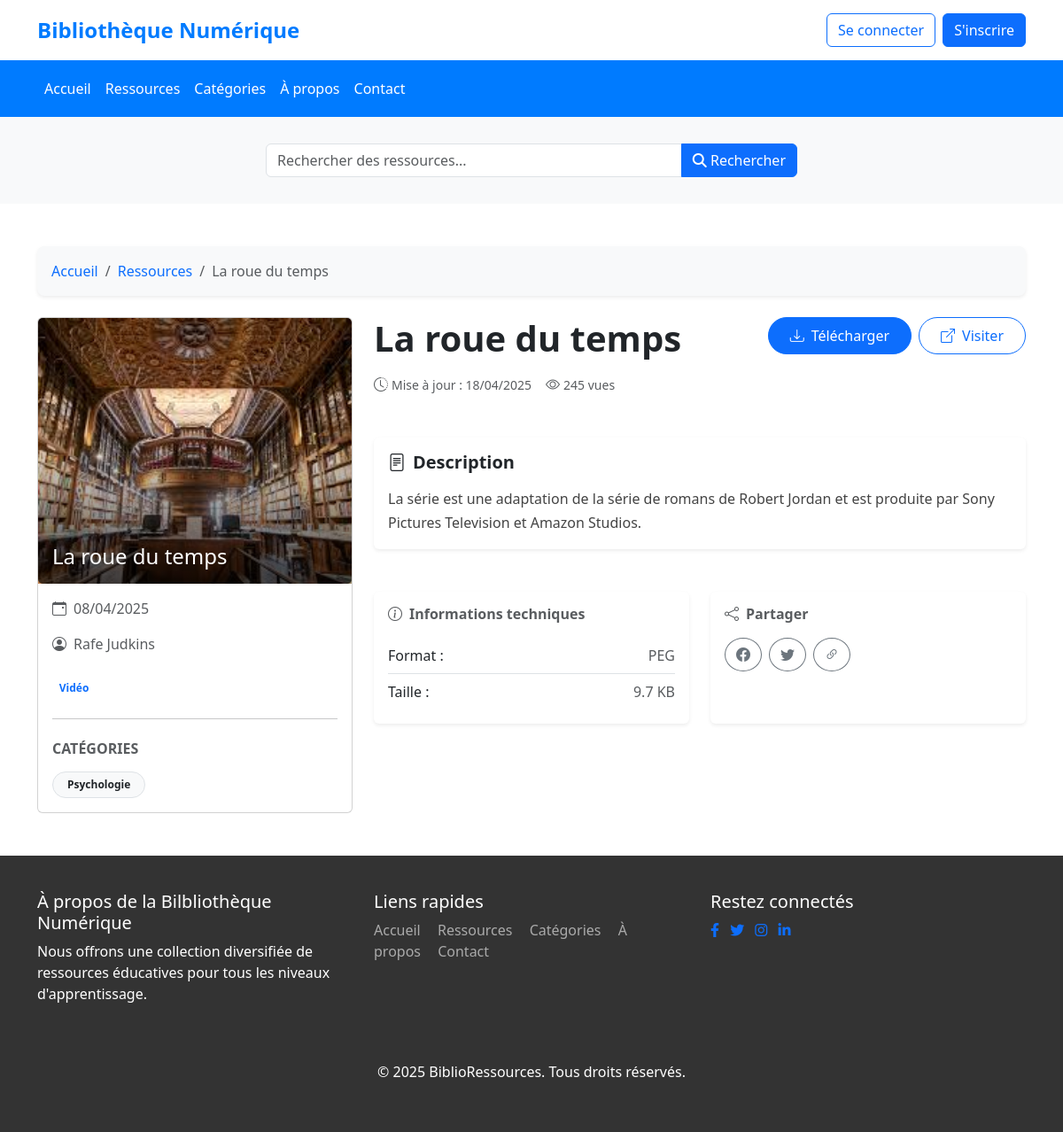
Screenshot of /library/ressources/2/ with the database file from the repository.
### library/models.py (models this page shows, shortened)
class Ressource(models.Model):
    RESSOURCE_TYPES = (
        ('book', 'Livre'),
        ('article', 'Article'),
        ('document', 'Document'),
        ('video', 'Vidéo'),
        ('audio', 'Audio'),
    )
    title = models.CharField(max_length=200)
    description = models.TextField()
    author = models.CharField(max_length=200)
    publication_date = models.DateField()
    ressource_type = models.CharField(max_length=20, choices=RESSOURCE_TYPES)
    file = models.FileField(upload_to='ressources/', blank=True, null=True)
    url = models.URLField(blank=True, null=True)
    thumbnail = models.ImageField(upload_to='thumbnails/', blank=True, null=True)
    categories = models.ManyToManyField(Category, related_name='ressources')
    created_at = models.DateTimeField(auto_now_add=True)
    updated_at = models.DateTimeField(auto_now=True)

class Category(models.Model):
    name = models.CharField(max_length=100)
    description = models.TextField(blank=True, null=True)
    class Meta:
        verbose_name_plural = "Categories"

### library/views.py (the view)
# urls.py: path('ressources/<int:pk>/', views.ressource_detail, name='ressource_detail'),
def ressource_detail(request, pk):
    ressource = get_object_or_404(Ressource, pk=pk)
    return render(request, 'ressources/ressource_detail.html', {'ressource': ressource})

### library/templates/ressources/ressource_detail.html (shortened to what this page needs)
{% extends 'library/base.html' %}
{% block content %}
<nav aria-label="breadcrumb" class="mb-4 bg-light rounded-3 p-3 shadow-sm">
    <ol class="breadcrumb mb-0">
        <li class="breadcrumb-item"><a href="{%url 'library:home' %}" class="text-decoration-none">Accueil</a></li>
        <li class="breadcrumb-item"><a href="#" class="text-decoration-none">Ressources</a></li>
        <li class="breadcrumb-item active" aria-current="page">{{ ressource.title|truncatechars:30 }}</li>
    </ol>
</nav>
<div class="row g-4">
    <div class="col-lg-4">
        <div class="card shadow-lg-hover h-100 transition-all">
            <div class="position-relative">
                <img src="{% if ressource.image %}{{ ressource.image.url }}{% else %}/static/images/default-thumbnail.jpeg{% endif %}"
                     alt="{{ ressource.title }}"
                     class="card-img-top object-fit-cover"
                     style="height: 300px;">
                <div class="card-img-overlay d-flex flex-column justify-content-end bg-gradient-overlay">
                    <h2 class="h4 text-white mb-0">{{ ressource.title }}</h2>
                </div>
            </div>
            <div class="card-body">
                <div class="d-flex flex-column gap-3">
                    <div class="d-flex gap-2 align-items-center text-muted">
                        <i class="bi bi-calendar-event"></i>
                        <span>{{ ressource.publication_date|date:"d/m/Y" }}</span>
                    </div>
                    <div class="d-flex gap-2 align-items-center text-muted">
                        <i class="bi bi-person-circle"></i>
                        <span>{{ ressource.author|default:"Auteur inconnu" }}</span>
                    </div>
                    <div class="mt-2">
                        <span class="badge bg-primary-soft text-primary rounded-pill">
                            {{ ressource.get_ressource_type_display }}
                        </span>
                    </div>
                </div>
                <hr class="my-4">
                <h5 class="h6 text-uppercase fw-bold text-muted mb-3">Catégories</h5>
                <div class="d-flex flex-wrap gap-2">
                    {% for category in ressource.categories.all %}
                    <a href="#" class="badge bg-light text-dark border rounded-pill px-3 py-2 text-decoration-none hover-scale">
                        {{ category.name }}
                    </a>
                    {% empty %}
                    <span class="text-muted">Aucune catégorie</span>
                    {% endfor %}
                </div>
            </div>
        </div>
    </div>
    <div class="col-lg-8">
        <div class="d-flex flex-column flex-md-row justify-content-between align-items-start gap-3 mb-5">
            <div>
                <h1 class="display-6 fw-bold mb-3">{{ ressource.title }}</h1>
                <div class="d-flex align-items-center gap-3 text-muted">
                    <div class="d-flex align-items-center gap-1">
                        <i class="bi bi-clock-history"></i>
                        <small>Mise à jour : {{ ressource.updated_at|date:"d/m/Y" }}</small>
                    </div>
                    <div class="d-flex align-items-center gap-1">
                        <i class="bi bi-eye"></i>
                        <small>245 vues</small>
                    </div>
                </div>
            </div>
            {% if ressource.file or ressource.url %}
            <div class="d-flex gap-2">
                {% if ressource.file %}
                <a href="{{ ressource.file.url }}"
                   class="btn btn-primary rounded-pill px-4 py-2 hover-lift"
                   download>
                    <i class="bi bi-download me-2"></i>Télécharger
                </a>
                {% endif %}
                {% if ressource.url %}
                <a href="{{ ressource.url }}"
                   class="btn btn-outline-primary rounded-pill px-4 py-2 hover-lift"
                   target="_blank">
                    <i class="bi bi-box-arrow-up-right me-2"></i>Visiter
                </a>
                {% endif %}
            </div>
            {% endif %}
        </div>
        <article class="card border-0 shadow-sm mb-5">
            <div class="card-header bg-transparent border-0 py-3">
                <h2 class="h5 fw-bold mb-0"><i class="bi bi-file-text me-2"></i>Description</h2>
            </div>
            <div class="card-body pt-0">
                <div class="prose-content">
                    {{ ressource.description|linebreaks }}
                </div>
            </div>
        </article>
        <div class="row g-4">
            {% if ressource.file %}
            <div class="col-md-6">
                <div class="card border-0 shadow-sm h-100">
                    <div class="card-body">
                        <h3 class="h6 fw-bold text-muted mb-3">
                            <i class="bi bi-info-circle me-2"></i>Informations techniques
                        </h3>
                        <ul class="list-unstyled mb-0">
                            <li class="d-flex justify-content-between py-2">
                                <span>Format :</span>
                                <span class="text-muted">{{ ressource.file.url|slice:"-3:"|upper }}</span>
                            </li>
                            <li class="d-flex justify-content-between py-2 border-top">
                                <span>Taille :</span>
                                <span class="text-muted">{{ ressource.file.size|filesizeformat }}</span>
                            </li>
                        </ul>
                    </div>
                </div>
            </div>
            {% endif %}
            <div class="col-md-6">
                <div class="card border-0 shadow-sm h-100">
                    <div class="card-body">
                        <h3 class="h6 fw-bold text-muted mb-3">
                            <i class="bi bi-share me-2"></i>Partager
                        </h3>
                        <div class="d-flex gap-2">
                            <a href="#" class="btn btn-icon btn-outline-secondary rounded-circle hover-lift">
                                <i class="bi bi-facebook"></i>
                            </a>
                            <a href="#" class="btn btn-icon btn-outline-secondary rounded-circle hover-lift">
                                <i class="bi bi-twitter"></i>
                            </a>
                            <a href="#" class="btn btn-icon btn-outline-secondary rounded-circle hover-lift">
                                <i class="bi bi-link-45deg"></i>
                            </a>
                        </div>
                    </div>
                </div>
            </div>
        </div>
    </div>
</div>
{% endblock %}

### library/templates/library/base.html (style rules this page uses)
:root { --primary-color: #007bff; --secondary-color: #0056b3; --light-bg: #f8f9fa; }
body { font-family: 'Segoe UI', Tahoma, Geneva, Verdana, sans-serif; }

### library/templates/ressources/ressource_detail.html (style rules this page uses)
.bg-gradient-overlay { background: linear-gradient(180deg, rgba(0,0,0,0) 40%, rgba(0,0,0,0.7) 100%); }
.hover-scale { transition: transform 0.2s ease, box-shadow 0.2s ease; }
.prose-content { line-height: 1.7; color: #444; }
.prose-content p:last-child { margin-bottom: 0; }
.object-fit-cover { object-fit: cover; object-position: center; }
.transition-all { transition: all 0.3s ease; }
.hover-lift { transition: transform 0.2s ease; }

### rows the page displays
Ressource: title "La roue du temps", publication_date "08/04/2025", author "Rafe Judkins", ressource_type "Vidéo", updated_at "18/04/2025", description "La série est une adaptation de la série de romans de Robert Jordan et est produite par Sony Pictures Television et Amazon Studios.", file "PEG", file.size|filesizeformat "9.7 KB"
Category: name "Psychologie"
